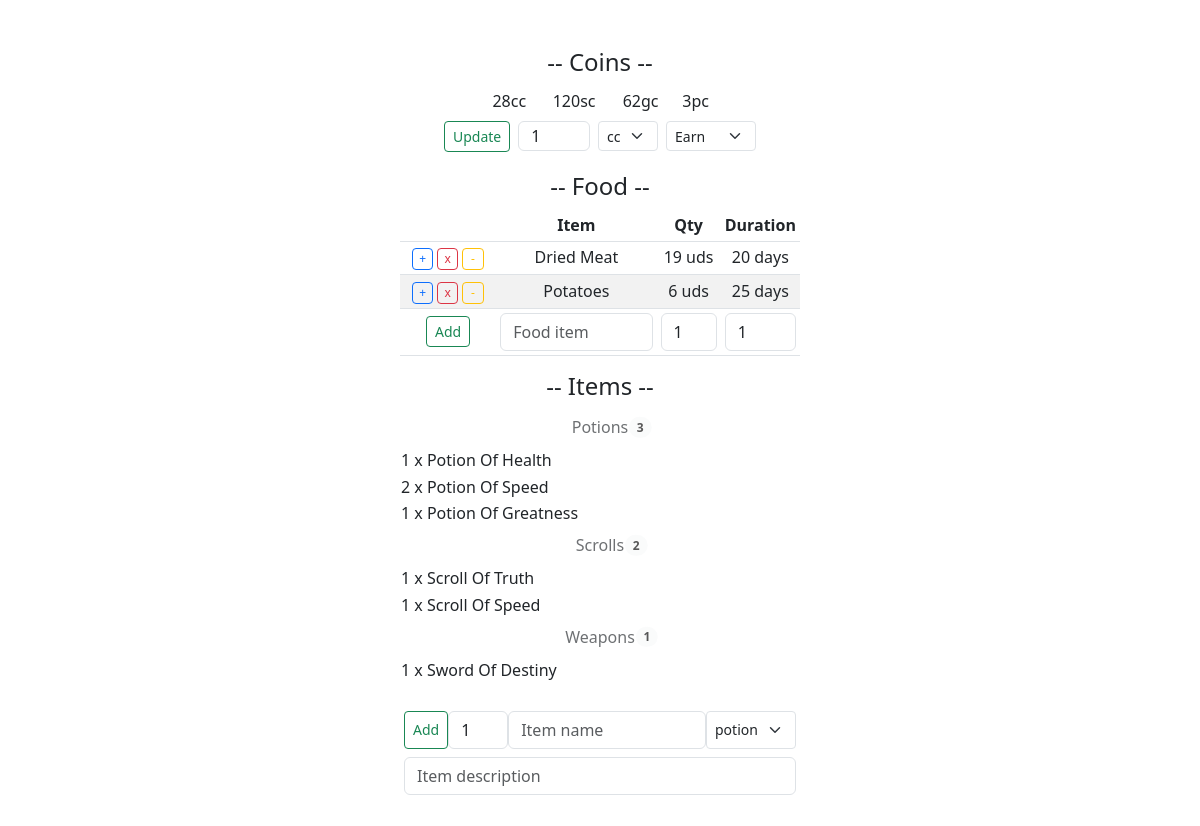
The page / (signed in) on the database its author committed.
### tables this page shows
CREATE TABLE 'food' ('id' INTEGER PRIMARY KEY AUTOINCREMENT NOT NULL, 'name' TEXT, 'duration' INTEGER DEFAULT 1 , 'qty' INTEGER DEFAULT 1 , 'price' NUMERIC DEFAULT 1 );

CREATE TABLE 'items' ('id' INTEGER PRIMARY KEY AUTOINCREMENT NOT NULL, 'name' TEXT DEFAULT '"Item"', 'qty' INTEGER DEFAULT 1 , 'type' TEXT, 'desc' TEXT DEFAULT NULL);

### app.py (the view)
@app.route("/", methods=["GET", "POST"])
@login_required
def index():
    food = db.execute(
        "SELECT name, duration, qty FROM food WHERE duration!=0 AND qty!=0 ORDER BY duration"
    )
    coins = db.execute("SELECT c, s, g, p FROM money ORDER BY trans_id DESC LIMIT 1")[
        0
    ].items()
    items = db.execute(
        "SELECT qty, name, type, desc, id FROM items WHERE qty!=0 ORDER BY type"
    )
    dbGroups = db.execute("SELECT type, COUNT(*) FROM items WHERE qty!=0 GROUP BY type")
    return render_template(
        "index.html", rows=food, coins=coins, items=items, groups=dbGroups
    )

### helpers.py (called while the page is built)
def login_required(f):
    @wraps(f)
    def decorated_function(*args, **kwargs):
        if session.get("user_id") is None:
            return redirect("/login")
        return f(*args, **kwargs)
    return decorated_function

### templates/index.html (shortened to what this page needs)
{% extends "layout.html" %}
{% block main %}
<h4>-- Coins --</h4>
<table class="table table-sm table-borderless" style="width: 15rem; margin-left: auto; margin-right: auto; margin-bottom: 0px">
    <tr>
        {% for i in coins %}
        <td>{{ i[1] }}{{ i[0] }}c</td>
        {% endfor %}
    </tr>
</table>
<table class="table table-sm table-borderless" style="width: 20rem; margin-left: auto; margin-right: auto;">
    <tr>
        <form action="/coin" method="post">
            <td>
                <button class="btn btn-outline-success btn-sm custom-btn" style="custom-btn" type="submit">Update</button>
            </td>
            <td>
                <input class="form-control mx-auto custom-input" id="coinsQty" name="coinsQty" placeholder="1" type="number" value="1" min="1" max="100" size="3" style="height: 30px;">
            </td>
            <td>
                <select class="form-select form-select-sm" aria-label=".form-select-:sm example" name="coinsValue" id="coinsValue" style="height: 30px; width: 60px;">
                    {% for i in coins %}
                    <option value="{{ i[0] }}">{{ i[0] }}c</option>
                    {% endfor %}
            </td>
            <td>
                <select class="form-select form-select-sm" aria-label=".form-select-:sm example" name="coinsAct" id="coinsAct" style="height: 30px; width: 90px">
                    <option value="earn">Earn</option>
            </td>
        </form>
    </tr>
</table>
<h4>-- Food --</h2>
    <table class="table table-striped table-sm" style="width: 25rem; margin-left: auto; margin-right: auto;">
        <thead>
            <tr>
                <th style="width: 6rem;"></th>
                <th style="width: 10rem;">Item</th>
                <th style="width: 4rem;">Qty</th>
                <th style="width: 4rem;">Duration</th>
            </tr>
        </thead>
        <tbody>
            <tr>
                {% for i in rows %}
            <tr>
                <td>
                    <button type="button" class="btn btn-outline-primary btn-sm custom-btnadd" style="custom-btn" id="btnadd_{{ i['name']}}">+</button>
                    <button type="button" class="btn btn-outline-danger btn-sm custom-btndel" style="custom-btn" id="btndel_{{ i['name']}}">x</button>
                    <button type="button" class="btn btn-outline-warning btn-sm custom-btnmin" style="custom-btn" id="btnmin_{{ i['name']}}">-</button>
                </td>
                <td class="item-name">{{ i["name"].title() }}</td>
                <td>{{ i["qty"] }} uds</td>
                <td>{{ i["duration"] }} days</td>
            </tr>
            {% endfor %}
        </tbody>
        <tfoot>
            <form action="/add" method="post">
                <tr>
                    <td><button class="btn btn-outline-success btn-sm custom-btn" style="custom-btn" type="submit">Add</button></td>
                    <td><input class="form-control mx-auto" autocomplete="off" id="newTxt" name="newTxt" placeholder="Food item" type="text"></td>
                    <td><input class="form-control mx-auto custom-input" id="newQty" name="newQty" placeholder="1" type="number" value="1" min="1" max="100" size="1" style="height: 38px;"></td>
                    <td><input class="form-control mx-auto custom-input" id="newDur" name="newDur" placeholder="1" type="number" value="1" min="1" max="100" size="1" style="height: 38px;"></td>
                </tr>
            </form>
        </tfoot>
    </table>
    <h4>-- Items --</h4>
    {% for category in groups %}
    <button type="button" class="btn" disabled style="border-color: transparent !important; outline: none !important; position: relative;">
        {{ category["type"].capitalize() }}s
        <span class="position-absolute top-50 start-100 translate-middle badge rounded-pill bg-light text-bg-light">
            {{ category["COUNT(*)"]}}
        </span>
    </button>
    {% for i in items %}
    {% if i["type"] == category["type"] %}
    <table class="table table-sm table-borderless" style="width: 25rem; margin-left: auto; margin-right: auto; margin-bottom: 0px; padding: 0px;">
        <tr>
            <td style="text-align: left; padding: 0rem;">
                <button style="padding: 0px; margin: 0px;" class="btn collapsed" type="button" data-bs-toggle="collapse" data-bs-target="#collapse_{{ i['id'] | string }}">
                    {{ i["qty"] }} x {{ i["name"] | title }}
                </button>
            </td>
        </tr>
        {% endif %}
        {% endfor %}
    </table>
    {% endfor %}
    <br>
    <table class="table table-sm table-borderless" style="width: 25rem; margin-left: auto; margin-right: auto; margin-bottom: 0px; padding: 0px;">
        <tr>
            <form action="/additem" method="post">
                <td style="width: 25rem; display: flex;">
                    <button class="btn btn-outline-success btn-sm custom-btn" style="custom-btn" type="submit">Add</button>
                    <div style="display:flex;">
                        <input class="form-control mx-auto custom-input" id="itemQty" name="itemQty" placeholder="1" type="number" value="1" min="1" max="100" size="1" style="height: 38px; width: 60px;">
                        <input class="form-control mx-auto" autocomplete="off" id="itemName" name="itemName" placeholder="Item name" type="text">
                        <select class="form-select form-select-sm" aria-label=".form-select-:sm example" name="itemType" id="itemType" style="height: 38px; width: 90px">
                            <option value="potion">potion</option>
                    </div>
                </td>
        </tr>
        <tr>
            <td>
                <input class="form-control mx-auto" autocomplete="off" id="itemDesc" name="itemDesc" placeholder="Item description" type="text">
            </td>
        </tr>
    </table>
    {% endblock %}

### templates/layout.html (shortened to what this page needs)
<!DOCTYPE html>
<html lang="en">
    <head>
        <link href="https://cdn.jsdelivr.net/npm/bootstrap@5.3.0/dist/css/bootstrap.min.css" rel="stylesheet">
        <link href="/static/styles.css" rel="stylesheet">
    </head>
    <body>
        <main class="container-fluid py-5 text-center">
            {% block main %}
            {% endblock %}
        </main>
    </body>
</html>

### static/styles.css (style rules this page uses)
.custom-btndel { font-size: 12px; padding: 1px 6px; }
.custom-btnmin { font-size: 12px; padding: 1px 8px; }
.custom-btnadd { font-size: 12px; padding: 1px 6px; }

### rows shown on the page
food: name "Dried Meat", qty "19", duration "20"
food: name "Potatoes", qty "6", duration "25"
items: qty "1", name "Potion Of Health"
items: qty "2", name "Potion Of Speed"
items: qty "1", name "Potion Of Greatness"
items: qty "1", name "Scroll Of Truth"
items: qty "1", name "Scroll Of Speed"
items: type "Weapon", qty "1", name "Sword Of Destiny"

### other values the page prints
{{ i[1] }} "28" "120" "62" "3"
{{ i[0] }} "c" "s" "g" "p"
{{ category["type"].capitalize() }} "Potion" "Scroll"
{{ category["COUNT(*)"] }} "3" "2"
form field coinsValue "cc"
